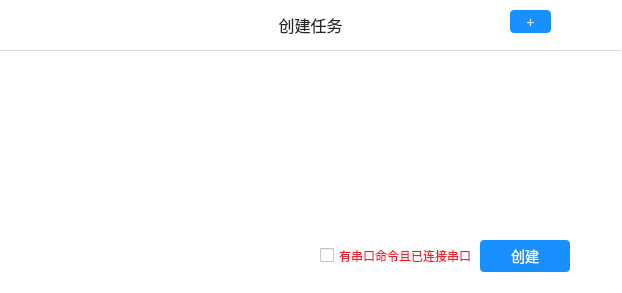
<?xml version="1.0" encoding="UTF-8"?>
<ui version="4.0">
 <class>widget</class>
 <widget class="QWidget" name="widget">
  <property name="geometry">
   <rect>
    <x>0</x>
    <y>0</y>
    <width>622</width>
    <height>293</height>
   </rect>
  </property>
  <property name="windowTitle">
   <string>Form</string>
  </property>
  <property name="styleSheet">
   <string notr="true">background: #FFFFFF;</string>
  </property>
  <widget class="QPushButton" name="pushButton">
   <property name="geometry">
    <rect>
     <x>480</x>
     <y>240</y>
     <width>90</width>
     <height>32</height>
    </rect>
   </property>
   <property name="styleSheet">
    <string notr="true">background: #1890FF;
border-radius: 4px;
border-radius: 4px;
font-size: 14px;
color: #FFFFFF;
line-height: 22px;</string>
   </property>
   <property name="text">
    <string>创建</string>
   </property>
  </widget>
  <widget class="QPushButton" name="pushButton_2">
   <property name="geometry">
    <rect>
     <x>510</x>
     <y>10</y>
     <width>41</width>
     <height>23</height>
    </rect>
   </property>
   <property name="styleSheet">
    <string notr="true">background: #1890FF;
border-radius: 4px;
border-radius: 4px;
font-size: 14px;
color: #FFFFFF;
line-height: 22px;</string>
   </property>
   <property name="text">
    <string>+</string>
   </property>
  </widget>
  <widget class="QTableWidget" name="tableWidget">
   <property name="geometry">
    <rect>
     <x>0</x>
     <y>60</y>
     <width>621</width>
     <height>161</height>
    </rect>
   </property>
   <property name="styleSheet">
    <string notr="true">QTableView {
    border:none;
}
QTableWidget::item:selected { background-color: rgb(255,255,255) }
</string>
   </property>
   <property name="showGrid">
    <bool>false</bool>
   </property>
  </widget>
  <widget class="QLabel" name="label">
   <property name="geometry">
    <rect>
     <x>0</x>
     <y>0</y>
     <width>621</width>
     <height>51</height>
    </rect>
   </property>
   <property name="styleSheet">
    <string notr="true">border: 1px solid #666666;
font-family: PingFangSC-Medium;
font-size: 16px;
color: rgba(0,0,0,0.85);
line-height: 21px;
border: none;
border-bottom:1px solid rgba(0,0,0,0.15);</string>
   </property>
   <property name="text">
    <string>创建任务</string>
   </property>
   <property name="alignment">
    <set>Qt::AlignCenter</set>
   </property>
  </widget>
  <widget class="QCheckBox" name="checkBox">
   <property name="geometry">
    <rect>
     <x>320</x>
     <y>240</y>
     <width>171</width>
     <height>31</height>
    </rect>
   </property>
   <property name="styleSheet">
    <string notr="true">font-family: PingFangSC-Regular;
font-size: 12px;
color: #F5222D;
letter-spacing: 0;
line-height: 18px;
</string>
   </property>
   <property name="text">
    <string>有串口命令且已连接串口</string>
   </property>
   <property name="tristate">
    <bool>false</bool>
   </property>
  </widget>
  <zorder>label</zorder>
  <zorder>pushButton_2</zorder>
  <zorder>tableWidget</zorder>
  <zorder>checkBox</zorder>
  <zorder>pushButton</zorder>
 </widget>
 <resources>
  <include location="img/11.qrc"/>
  <include location="img/11.qrc"/>
 </resources>
 <connections/>
</ui>
